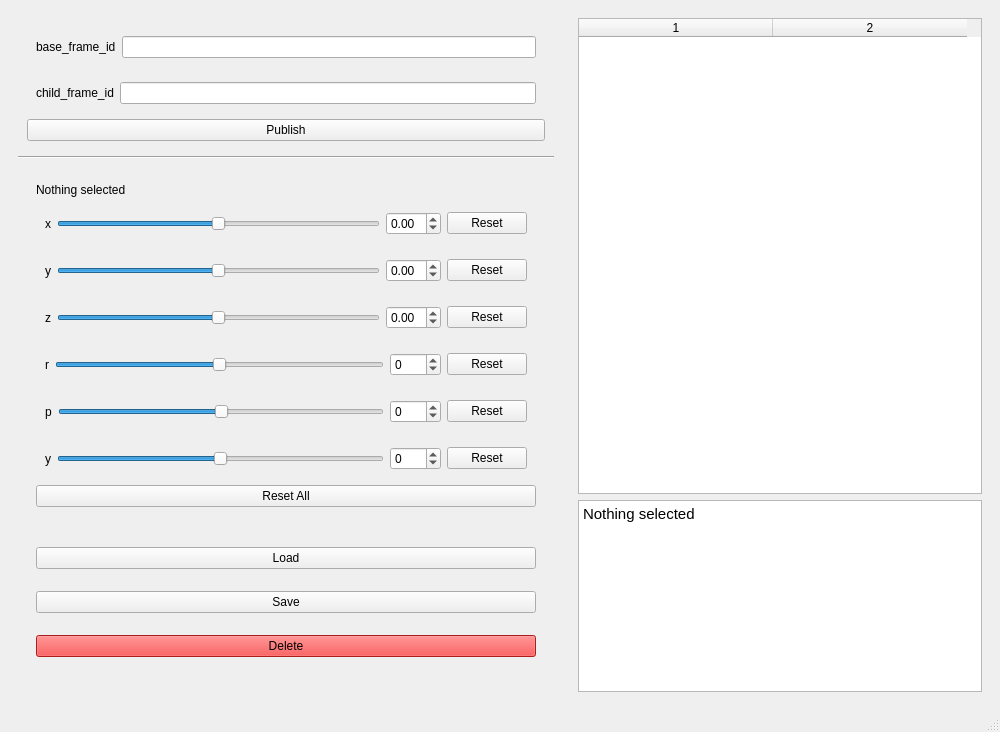
<?xml version="1.0" encoding="UTF-8"?>
<ui version="4.0">
 <class>MainWindow</class>
 <widget class="QMainWindow" name="MainWindow">
  <property name="geometry">
   <rect>
    <x>0</x>
    <y>0</y>
    <width>1000</width>
    <height>732</height>
   </rect>
  </property>
  <property name="windowTitle">
   <string>MainWindow</string>
  </property>
  <widget class="QWidget" name="centralwidget">
   <layout class="QHBoxLayout" name="horizontalLayout_9">
    <item>
     <widget class="QWidget" name="widget_control" native="true">
      <layout class="QVBoxLayout" name="verticalLayout_3">
       <item>
        <widget class="QWidget" name="widget_control_1" native="true">
         <property name="sizePolicy">
          <sizepolicy hsizetype="Preferred" vsizetype="Fixed">
           <horstretch>0</horstretch>
           <verstretch>0</verstretch>
          </sizepolicy>
         </property>
         <layout class="QVBoxLayout" name="verticalLayout_2">
          <item>
           <widget class="QWidget" name="widget_base_frame_id" native="true">
            <layout class="QHBoxLayout" name="horizontalLayout_7">
             <item>
              <widget class="QLabel" name="label_base_frame_id">
               <property name="text">
                <string>base_frame_id</string>
               </property>
              </widget>
             </item>
             <item>
              <widget class="QLineEdit" name="lineEdit_base_frame_id"/>
             </item>
            </layout>
           </widget>
          </item>
          <item>
           <widget class="QWidget" name="widget_child_frame_id" native="true">
            <layout class="QHBoxLayout" name="horizontalLayout_8">
             <item>
              <widget class="QLabel" name="label_child_frame_id">
               <property name="text">
                <string>child_frame_id</string>
               </property>
              </widget>
             </item>
             <item>
              <widget class="QLineEdit" name="lineEdit_child_frame_id"/>
             </item>
            </layout>
           </widget>
          </item>
          <item>
           <widget class="QPushButton" name="pushButton_publish">
            <property name="text">
             <string>Publish</string>
            </property>
           </widget>
          </item>
         </layout>
        </widget>
       </item>
       <item>
        <widget class="Line" name="line">
         <property name="orientation">
          <enum>Qt::Horizontal</enum>
         </property>
        </widget>
       </item>
       <item>
        <widget class="QWidget" name="widget_control_2" native="true">
         <layout class="QVBoxLayout" name="verticalLayout">
          <item>
           <widget class="QWidget" name="widget" native="true">
            <layout class="QVBoxLayout" name="verticalLayout_6">
             <item>
              <widget class="QLabel" name="label_info">
               <property name="text">
                <string>Nothing selected</string>
               </property>
              </widget>
             </item>
             <item>
              <widget class="QWidget" name="widget_x" native="true">
               <layout class="QHBoxLayout" name="horizontalLayout">
                <item>
                 <widget class="QLabel" name="label_x">
                  <property name="text">
                   <string>x</string>
                  </property>
                 </widget>
                </item>
                <item>
                 <widget class="QSlider" name="horizontalSlider_x">
                  <property name="maximum">
                   <number>1000</number>
                  </property>
                  <property name="value">
                   <number>500</number>
                  </property>
                  <property name="orientation">
                   <enum>Qt::Horizontal</enum>
                  </property>
                 </widget>
                </item>
                <item>
                 <widget class="QDoubleSpinBox" name="doubleSpinBox_x">
                  <property name="minimum">
                   <double>-5.000000000000000</double>
                  </property>
                  <property name="maximum">
                   <double>5.000000000000000</double>
                  </property>
                  <property name="singleStep">
                   <double>0.010000000000000</double>
                  </property>
                 </widget>
                </item>
                <item>
                 <widget class="QPushButton" name="pushButton_reset_x">
                  <property name="text">
                   <string>Reset</string>
                  </property>
                 </widget>
                </item>
               </layout>
              </widget>
             </item>
             <item>
              <widget class="QWidget" name="widget_y" native="true">
               <layout class="QHBoxLayout" name="horizontalLayout_2">
                <item>
                 <widget class="QLabel" name="label_y">
                  <property name="text">
                   <string>y</string>
                  </property>
                 </widget>
                </item>
                <item>
                 <widget class="QSlider" name="horizontalSlider_y">
                  <property name="maximum">
                   <number>1000</number>
                  </property>
                  <property name="value">
                   <number>500</number>
                  </property>
                  <property name="orientation">
                   <enum>Qt::Horizontal</enum>
                  </property>
                 </widget>
                </item>
                <item>
                 <widget class="QDoubleSpinBox" name="doubleSpinBox_y">
                  <property name="minimum">
                   <double>-5.000000000000000</double>
                  </property>
                  <property name="maximum">
                   <double>5.000000000000000</double>
                  </property>
                  <property name="singleStep">
                   <double>0.010000000000000</double>
                  </property>
                 </widget>
                </item>
                <item>
                 <widget class="QPushButton" name="pushButton_reset_y">
                  <property name="text">
                   <string>Reset</string>
                  </property>
                 </widget>
                </item>
               </layout>
              </widget>
             </item>
             <item>
              <widget class="QWidget" name="widget_z" native="true">
               <layout class="QHBoxLayout" name="horizontalLayout_3">
                <item>
                 <widget class="QLabel" name="label_z">
                  <property name="text">
                   <string>z</string>
                  </property>
                 </widget>
                </item>
                <item>
                 <widget class="QSlider" name="horizontalSlider_z">
                  <property name="maximum">
                   <number>1000</number>
                  </property>
                  <property name="value">
                   <number>500</number>
                  </property>
                  <property name="orientation">
                   <enum>Qt::Horizontal</enum>
                  </property>
                 </widget>
                </item>
                <item>
                 <widget class="QDoubleSpinBox" name="doubleSpinBox_z">
                  <property name="minimum">
                   <double>-5.000000000000000</double>
                  </property>
                  <property name="maximum">
                   <double>5.000000000000000</double>
                  </property>
                  <property name="singleStep">
                   <double>0.010000000000000</double>
                  </property>
                 </widget>
                </item>
                <item>
                 <widget class="QPushButton" name="pushButton_reset_z">
                  <property name="text">
                   <string>Reset</string>
                  </property>
                 </widget>
                </item>
               </layout>
              </widget>
             </item>
             <item>
              <widget class="QWidget" name="widget_roll" native="true">
               <layout class="QHBoxLayout" name="horizontalLayout_4">
                <item>
                 <widget class="QLabel" name="label_roll">
                  <property name="text">
                   <string>r</string>
                  </property>
                 </widget>
                </item>
                <item>
                 <widget class="QSlider" name="horizontalSlider_roll">
                  <property name="maximum">
                   <number>360</number>
                  </property>
                  <property name="value">
                   <number>180</number>
                  </property>
                  <property name="orientation">
                   <enum>Qt::Horizontal</enum>
                  </property>
                 </widget>
                </item>
                <item>
                 <widget class="QSpinBox" name="spinBox_roll">
                  <property name="minimum">
                   <number>-180</number>
                  </property>
                  <property name="maximum">
                   <number>180</number>
                  </property>
                 </widget>
                </item>
                <item>
                 <widget class="QPushButton" name="pushButton_reset_roll">
                  <property name="text">
                   <string>Reset</string>
                  </property>
                 </widget>
                </item>
               </layout>
              </widget>
             </item>
             <item>
              <widget class="QWidget" name="widget_pitch" native="true">
               <layout class="QHBoxLayout" name="horizontalLayout_5">
                <item>
                 <widget class="QLabel" name="label_pitch">
                  <property name="text">
                   <string>p</string>
                  </property>
                 </widget>
                </item>
                <item>
                 <widget class="QSlider" name="horizontalSlider_pitch">
                  <property name="maximum">
                   <number>360</number>
                  </property>
                  <property name="value">
                   <number>180</number>
                  </property>
                  <property name="orientation">
                   <enum>Qt::Horizontal</enum>
                  </property>
                 </widget>
                </item>
                <item>
                 <widget class="QSpinBox" name="spinBox_pitch">
                  <property name="minimum">
                   <number>-180</number>
                  </property>
                  <property name="maximum">
                   <number>180</number>
                  </property>
                 </widget>
                </item>
                <item>
                 <widget class="QPushButton" name="pushButton_reset_pitch">
                  <property name="text">
                   <string>Reset</string>
                  </property>
                 </widget>
                </item>
               </layout>
              </widget>
             </item>
             <item>
              <widget class="QWidget" name="widget_yaw" native="true">
               <layout class="QHBoxLayout" name="horizontalLayout_6">
                <item>
                 <widget class="QLabel" name="label_yaw">
                  <property name="text">
                   <string>y</string>
                  </property>
                 </widget>
                </item>
                <item>
                 <widget class="QSlider" name="horizontalSlider_yaw">
                  <property name="maximum">
                   <number>360</number>
                  </property>
                  <property name="value">
                   <number>180</number>
                  </property>
                  <property name="orientation">
                   <enum>Qt::Horizontal</enum>
                  </property>
                 </widget>
                </item>
                <item>
                 <widget class="QSpinBox" name="spinBox_yaw">
                  <property name="minimum">
                   <number>-180</number>
                  </property>
                  <property name="maximum">
                   <number>180</number>
                  </property>
                 </widget>
                </item>
                <item>
                 <widget class="QPushButton" name="pushButton_reset_yaw">
                  <property name="text">
                   <string>Reset</string>
                  </property>
                 </widget>
                </item>
               </layout>
              </widget>
             </item>
             <item>
              <widget class="QPushButton" name="pushButton_reset_all">
               <property name="text">
                <string>Reset All</string>
               </property>
              </widget>
             </item>
            </layout>
           </widget>
          </item>
          <item>
           <widget class="QWidget" name="widget_buttons" native="true">
            <layout class="QVBoxLayout" name="verticalLayout_5">
             <item>
              <widget class="QPushButton" name="pushButton_load">
               <property name="text">
                <string>Load</string>
               </property>
              </widget>
             </item>
             <item>
              <widget class="QPushButton" name="pushButton_save">
               <property name="text">
                <string>Save</string>
               </property>
              </widget>
             </item>
             <item>
              <widget class="QPushButton" name="pushButton_delete">
               <property name="autoFillBackground">
                <bool>false</bool>
               </property>
               <property name="styleSheet">
                <string notr="true">background-color: rgb(239, 41, 41)</string>
               </property>
               <property name="text">
                <string>Delete</string>
               </property>
              </widget>
             </item>
            </layout>
           </widget>
          </item>
         </layout>
        </widget>
       </item>
      </layout>
     </widget>
    </item>
    <item>
     <widget class="QWidget" name="widget_info" native="true">
      <layout class="QVBoxLayout" name="verticalLayout_4">
       <item>
        <widget class="QTableWidget" name="tableWidget">
         <property name="enabled">
          <bool>true</bool>
         </property>
         <property name="sizePolicy">
          <sizepolicy hsizetype="Fixed" vsizetype="Expanding">
           <horstretch>0</horstretch>
           <verstretch>0</verstretch>
          </sizepolicy>
         </property>
         <property name="mouseTracking">
          <bool>false</bool>
         </property>
         <property name="tabletTracking">
          <bool>false</bool>
         </property>
         <property name="contextMenuPolicy">
          <enum>Qt::DefaultContextMenu</enum>
         </property>
         <property name="frameShape">
          <enum>QFrame::StyledPanel</enum>
         </property>
         <property name="frameShadow">
          <enum>QFrame::Sunken</enum>
         </property>
         <property name="sizeAdjustPolicy">
          <enum>QAbstractScrollArea::AdjustToContents</enum>
         </property>
         <property name="selectionBehavior">
          <enum>QAbstractItemView::SelectRows</enum>
         </property>
         <property name="textElideMode">
          <enum>Qt::ElideRight</enum>
         </property>
         <property name="gridStyle">
          <enum>Qt::DashLine</enum>
         </property>
         <property name="rowCount">
          <number>0</number>
         </property>
         <property name="columnCount">
          <number>2</number>
         </property>
         <attribute name="horizontalHeaderVisible">
          <bool>true</bool>
         </attribute>
         <attribute name="horizontalHeaderCascadingSectionResizes">
          <bool>true</bool>
         </attribute>
         <attribute name="horizontalHeaderMinimumSectionSize">
          <number>100</number>
         </attribute>
         <attribute name="horizontalHeaderDefaultSectionSize">
          <number>194</number>
         </attribute>
         <attribute name="horizontalHeaderHighlightSections">
          <bool>false</bool>
         </attribute>
         <column/>
         <column/>
        </widget>
       </item>
       <item>
        <widget class="QTextBrowser" name="textBrowser_info">
         <property name="sizePolicy">
          <sizepolicy hsizetype="Preferred" vsizetype="Fixed">
           <horstretch>0</horstretch>
           <verstretch>0</verstretch>
          </sizepolicy>
         </property>
         <property name="html">
          <string>&lt;!DOCTYPE HTML PUBLIC &quot;-//W3C//DTD HTML 4.0//EN&quot; &quot;http://www.w3.org/TR/REC-html40/strict.dtd&quot;&gt;
&lt;html&gt;&lt;head&gt;&lt;meta name=&quot;qrichtext&quot; content=&quot;1&quot; /&gt;&lt;style type=&quot;text/css&quot;&gt;
p, li { white-space: pre-wrap; }
&lt;/style&gt;&lt;/head&gt;&lt;body style=&quot; font-family:'Ubuntu'; font-size:11pt; font-weight:400; font-style:normal;&quot;&gt;
&lt;p style=&quot; margin-top:0px; margin-bottom:0px; margin-left:0px; margin-right:0px; -qt-block-indent:0; text-indent:0px;&quot;&gt;Nothing selected&lt;/p&gt;&lt;/body&gt;&lt;/html&gt;</string>
         </property>
        </widget>
       </item>
      </layout>
     </widget>
    </item>
   </layout>
  </widget>
  <widget class="QStatusBar" name="statusbar"/>
 </widget>
 <resources/>
 <connections/>
</ui>
